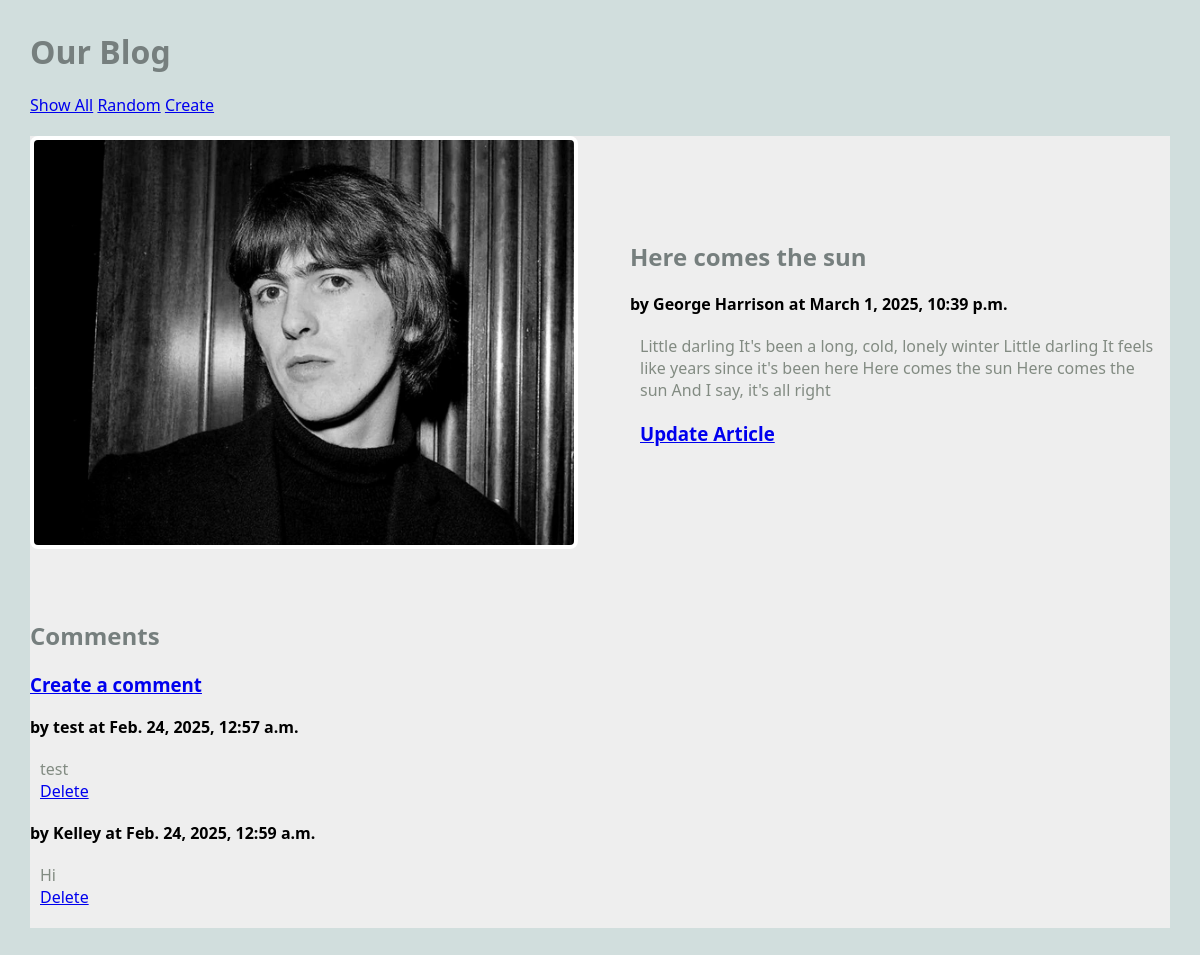
/blog/article/5, run on the app's committed database.
### blog/models.py (models this page shows, shortened)
class Article(models.Model):
    title = models.TextField(blank=True)
    author = models.TextField(blank=True)
    text = models.TextField(blank=True)
    published = models.DateTimeField(auto_now=True)
    image_file = models.ImageField(blank=True)
    def get_all_comments(self):
        comments = Comment.objects.filter(article=self)
        return comments

class Comment(models.Model):
    article = models.ForeignKey("Article", on_delete=models.CASCADE)
    author = models.TextField(blank=False)
    text = models.TextField(blank=False)
    published = models.DateTimeField(auto_now=True)

### blog/views.py (the view)
# urls.py: path('article/<int:pk>', ArticleView.as_view(), name='article'),
class ArticleView(DetailView):
    model = Article
    template_name = "blog/article.html"
    context_object_name = "article"

### blog/templates/blog/article.html (shortened to what this page needs)
{% extends 'blog/base.html' %}
{% block content %}
<main class="grid-container">
    <article class="featured">
        {% if article.image_file %}
		<img src="{{article.image_file.url}}" alt="">
        {% else %}
        <h3>No Image</h3>
		{% endif %}
        <div>
        <h2>{{article.title}}</h2>
        <strong>by {{article.author}} at {{article.published}}</strong>
        <p>
        {{article.text}}
        </p>
        <h3><a href="{% url 'update_article' article.pk %}">Update Article</a></h3>
        </div>
    </article>
    <div>
    <h2>Comments</h2>
    <h3><a href="{% url 'create_comment' article.pk %}">Create a comment</a></h3>
    {% for comment in article.get_all_comments %}
    <article>
        <div>
        <strong>by {{comment.author}} at {{comment.published}}</strong>
        <p>
        {{comment.text}}
        <br>
        <a href="{% url 'delete_comment' comment.pk %}">Delete</a>
        </p>
        </div>
    </article>
    {% endfor %}
</div>
</main>
{% endblock %}

### blog/templates/blog/base.html (shortened to what this page needs)
{% load static %}
<html>
    <head>
        <link rel="stylesheet" href="{% static 'styles-blog.css' %} ">
    </head>
    <body>
        <head>
            <h1>
                Our Blog</h1>
            <nav>
                <ul>
                    <li><a href="{% url 'show_all' %}">Show All</a></li>
                    <li><a href="{% url 'random' %}">Random</a></li>
                    <li><a href="{% url 'create_article' %}">Create</a></li>
                </ul>
            </nav>
        </head>
        {% block content %}
        {% endblock %}
    </body>
</html>

### static/styles-blog.css (style rules this page uses)
body { margin: 30px; background: #d1dedd; font-family:'Segoe UI', Tahoma, Geneva, Verdana, sans-serif; }
ul, li { padding: 0px; list-style-type: none; }
h1, h2, h3 { color: #767f7e; }
p { color: #828b82; }
.grid-container { background: #eee; max-width: 900px; display: grid; grid-template-columns: repeat(3, 1fr); grid-gap: 10px; max-width: 1200px; margin: 20px auto; }
article.featured { grid-column: span 3; display: grid; gap: 60px; grid-template-columns: 1fr 1fr; align-items: center; border-bottom: 1px #bbc7c7; padding-bottom: 40px; }
article img, article.featured img { width: 100%; border: 4px solid #fff; border-radius: 8px; }
article p, article h3 { margin: 20px 10px; }
nav li { display: inline; }

### data on the page
Article: image_file (picture), title "Here comes the sun", author "George Harrison", published "March 1, 2025, 10:39 p.m.", text "Little darling It's been a long, cold, lonely winter Little darling It feels like years since it's been here Here comes the sun Here comes the sun And I say, it's all right"
Comment: author "test", published "Feb. 24, 2025, 12:57 a.m.", text "test"
Comment: author "Kelley", published "Feb. 24, 2025, 12:59 a.m.", text "Hi"
